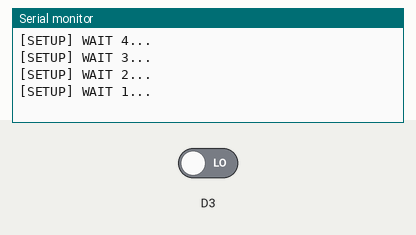
A sketch run on a simulated ESP8266 (NodeMCU). Parts: the last lines printed to the serial monitor. Inputs (shaded band) come from the test bench; at power-on: D3 LOW. WiFi joins after 1.5 s; servers stay silent unless stated.

Above: at 5.2 s.
5.3 s: D3 driven HIGH
At 5.66 s:
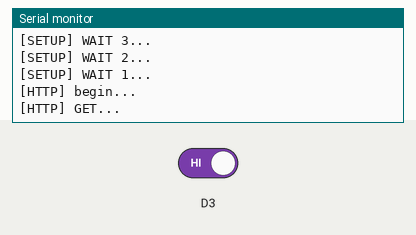
At 7.2 s:
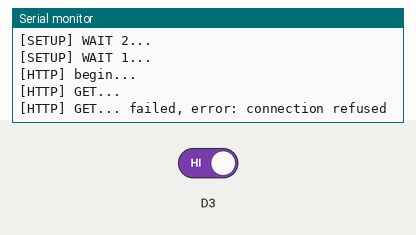
Timing chart, 0 to 8.7 s (numbered marks = the images above; inputs shaded):
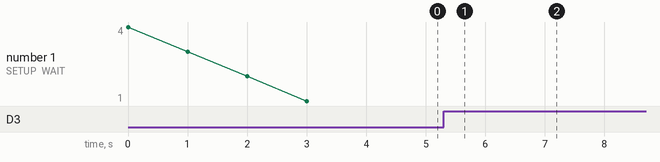

The sketch:

BasicHttpClient_pvcloud.ino
```cpp
#include <Arduino.h>

#include <ESP8266WiFi.h>
#include <ESP8266WiFiMulti.h>

#include <ESP8266HTTPClient.h>

#define USE_SERIAL Serial

ESP8266WiFiMulti WiFiMulti;

void setup() {

    USE_SERIAL.begin(115200);
    // USE_SERIAL.setDebugOutput(true);

    pinMode(0, INPUT);

    USE_SERIAL.println();
    USE_SERIAL.println();
    USE_SERIAL.println();

    for (uint8_t t = 4; t > 0; t--) {
        USE_SERIAL.printf("[SETUP] WAIT %d...\n", t);
        USE_SERIAL.flush();
        delay(1000);
    }

    WiFiMulti.addAP("r2d2", "c3po1234");

}

void loop() {
    // wait for WiFi connection
    if ((WiFiMulti.run() == WL_CONNECTED)) {

        HTTPClient http;

        USE_SERIAL.print("[HTTP] begin...\n");
        // configure traged server and url
        //http.begin("https://192.168.1.12/test.html", "7a 9c f4 db 40 d3 62 5a 6e 21 bc 5c cc 66 c8 3e a1 45 59 38"); //HTTPS
        //http.begin("http://costaricamakers.com/pvcloud/backend/vse.php/appdata_write_get/108/1aff2bb68fd9039c2d3728bda8319c032015dac7/ESP8266_TEST/HELLO"); //HTTP

        int val = 0;
        val = digitalRead(0);

        if (val == HIGH) {
            http.begin("https://costaricamakers.com/pvcloud/backend/vse.php/appdata_write_get/86/dc0e291b03d34582d63bddbc0a5b98ee5bea913c/GATO_COMIO/1", "C2 6A 62 96 90 DD 5A 68 FA 9E 26 34 83 84 6C EE D5 92 FC 5E"); //HTTPS
            USE_SERIAL.print("[HTTP] GET...\n");
            // start connection and send HTTP header
            int httpCode = http.GET();

            // httpCode will be negative on error
            if (httpCode > 0) {
                // HTTP header has been send and Server response header has been handled
                USE_SERIAL.printf("[HTTP] GET... code: %d\n", httpCode);

                // file found at server
                if (httpCode == HTTP_CODE_OK) {
                    String payload = http.getString();
                    USE_SERIAL.println(payload);
                }
            } else {
                USE_SERIAL.printf("[HTTP] GET... failed, error: %s\n", http.errorToString(httpCode).c_str());
            }

            http.end();

            delay(5000);
        }
        delay (500);
    }


}
```

Measured:
- after the input at 5.3 s, the serial monitor: prints a new line after 0.20 s (image 1)
